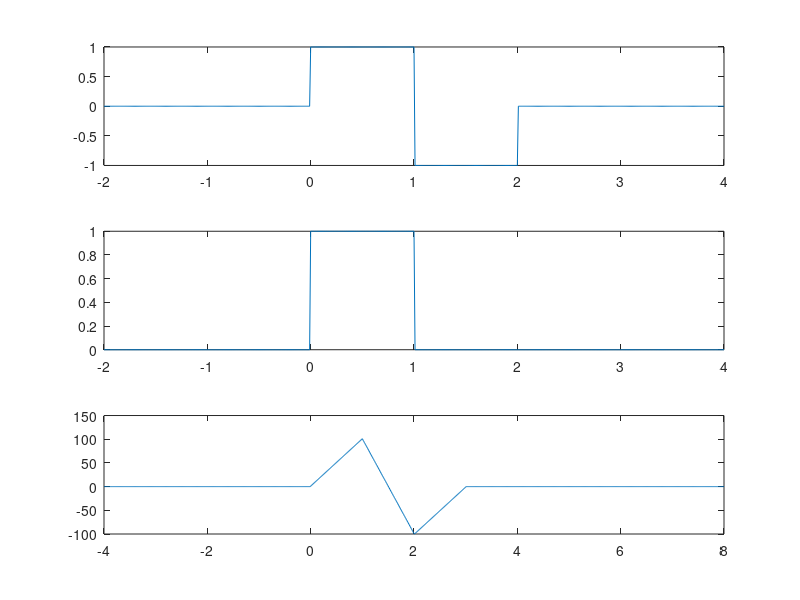

This figure's MATLAB source:
clc;
close all;
clear all;
t=-2:0.01:4;

x=(t>=0 & t<=1); % pulse of duration 1 second

h1=(t>=0 & t<=1);
h2=(t>1 & t<=2);
h=h1+(-1*h2);

y=convn(x,h);
t1=2*min(t):0.01:2*max(t);
subplot(311);
plot(t,h);
subplot(312);
plot(t,x);
subplot(313);
plot(t1,y);